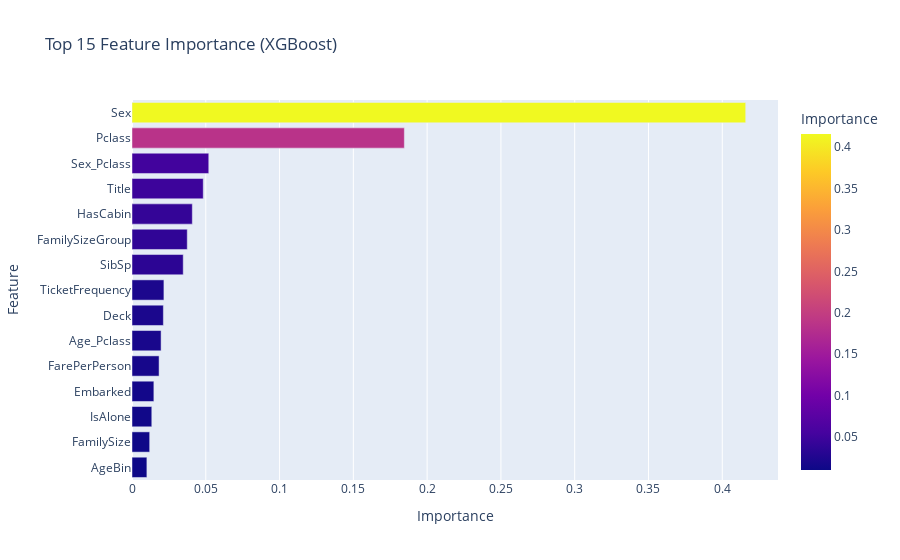

Notebook code cell kept with this figure:
### Code cell
# ============================================================
# 13. Feature Importance 시각화
# ============================================================

feature_importance = pd.DataFrame({
    'Feature': X_full.columns,
    'Importance': final_xgb.feature_importances_
}).sort_values('Importance', ascending=False)

fig = px.bar(feature_importance.head(15), x='Importance', y='Feature', orientation='h',
             title='Top 15 Feature Importance (XGBoost)', color='Importance')
fig.update_layout(yaxis={'categoryorder': 'total ascending'})
fig.show()

print("\n📌 주요 특성:")
print(feature_importance.head(10).to_string(index=False))

### Figure 1 — Plotly figure (JSON) as saved in the notebook; plotly's stock layout.template omitted (floating-point values rounded to 4 significant figures)
{"data": [{"hovertemplate": "Importance=%{marker.color}<br>Feature=%{y}<extra></extra>", "legendgroup": "", "marker": {"color": [0.4159, 0.1846, 0.05202, 0.04828, 0.04088, 0.03745, 0.03471, 0.02163, 0.02126, 0.01972, 0.01835, 0.01482, 0.01341, 0.01198, 0.01009], "coloraxis": "coloraxis", "pattern": {"shape": ""}}, "name": "", "orientation": "h", "showlegend": false, "textposition": "auto", "type": "bar", "x": [0.4159, 0.1846, 0.05202, 0.04828, 0.04088, 0.03745, 0.03471, 0.02163, 0.02126, 0.01972, 0.01835, 0.01482, 0.01341, 0.01198, 0.01009], "xaxis": "x", "y": ["Sex", "Pclass", "Sex_Pclass", "Title", "HasCabin", "FamilySizeGroup", "SibSp", "TicketFrequency", "Deck", "Age_Pclass", "FarePerPerson", "Embarked", "IsAlone", "FamilySize", "AgeBin"], "yaxis": "y"}], "layout": {"barmode": "relative", "coloraxis": {"colorbar": {"title": {"text": "Importance"}}, "colorscale": [[0, "#0d0887"], [0.1111, "#46039f"], [0.2222, "#7201a8"], [0.3333, "#9c179e"], [0.4444, "#bd3786"], [0.5556, "#d8576b"], [0.6667, "#ed7953"], [0.7778, "#fb9f3a"], [0.8889, "#fdca26"], [1, "#f0f921"]]}, "legend": {"tracegroupgap": 0}, "title": {"text": "Top 15 Feature Importance (XGBoost)"}, "xaxis": {"anchor": "y", "domain": [0, 1], "title": {"text": "Importance"}}, "yaxis": {"anchor": "x", "categoryorder": "total ascending", "domain": [0, 1], "title": {"text": "Feature"}}}}
